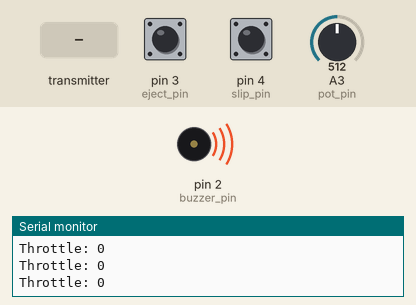
This sketch was run on a simulated Arduino Uno, built with avr-gcc and run on an emulated ATmega328P. On the bench: buzzer (waves = sounding), the last lines printed to the serial monitor. The test bench sets the inputs (shaded band); at power-on: pin 3 (eject_pin) HIGH, pin 4 (slip_pin) HIGH, A3 (pot_pin) = 512. No radio packets arrive unless stated.

Above: at 1.7 s.
1.8 s: the transmitter starts sending throttle = 1023
At 2.8 s:
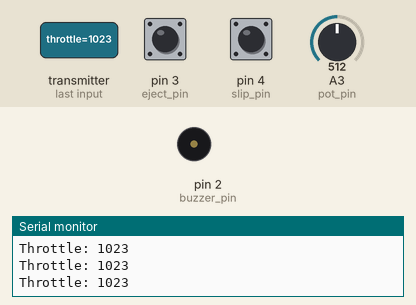
4.8 s: the transmitter starts sending throttle = 0
Timing chart, 0 to 7.8 s (numbered marks = the images above; inputs shaded):
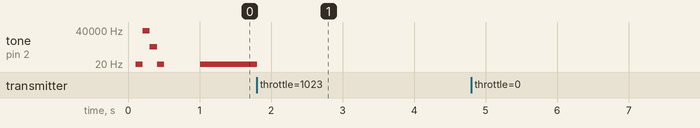

The sketch:

board_test_V3.ino
```cpp
#include<SPI.h>
#include<nRF24L01.h>
#include<RF24.h>

const uint64_t pipe[1]= {0xF0F0F0F0E1LL};
RF24 radio(9,10);

int pot_pin = A3;
byte slip_pin = 4;
byte eject_pin = 3;
byte buzzer_pin = 2;
int throttle;
unsigned long lastMsg;

struct boardData{
  long fl;
  long fr;
  long rl;
  long rr;
  byte slip;
  byte eject;
};

struct boardData data;


void setup(){
  Serial.begin(9600);
  radio.begin();
  delay(100);
  radio.setAutoAck(true);
  radio.enableAckPayload();
  radio.enableDynamicPayloads();
  radio.openReadingPipe(1,pipe[0]);
  radio.startListening();
  radio.setRetries(15,15);
  tone(buzzer_pin, 10);
  delay(100);
  tone(buzzer_pin, 100000);
  delay(100);
  tone(buzzer_pin, 1000);
  delay(100);
  tone(buzzer_pin, 10);
  delay(100);
  noTone(buzzer_pin);
  pinMode(slip_pin, INPUT_PULLUP);
  pinMode(eject_pin, INPUT_PULLUP);
  pinMode(buzzer_pin, OUTPUT);
}

void loop(){
  read_board_vals();
  read_remote_send_board();
  print_data();
}

void read_board_vals(){
  int val = analogRead(pot_pin);
  data.fl = 100+val;
  data.fr = 200+val;
  data.rl = 300+val;
  data.rr = 400+val;
  if(digitalRead(slip_pin)== 0){
  data.slip = 0;
  }
  else{
    data.slip = 1;
  }

  if(digitalRead(eject_pin)== 0){
  data.eject = 0;
  }
  else{
    data.eject = 1;
  }
}


void read_remote_send_board(){
    if (radio.available()){
    radio.writeAckPayload( 1, &data, sizeof(data) );
    radio.read( &throttle,sizeof(throttle) );
    lastMsg = millis();
    }

    if(millis() - lastMsg > 1000){tone(buzzer_pin, 10);}
    else{noTone(buzzer_pin);}

}

void print_data(){
    Serial.print("Throttle: ");
    Serial.println(throttle);
}
```

Measured:
- after the input at 1.8 s, tone on pin 2 (buzzer_pin): 10 Hz → silent at once
- by itself, tone on pin 2 (buzzer_pin): plays 10 Hz for 0.10 s, 34464 Hz for 0.10 s, 1000 Hz for 0.10 s, 10 Hz for 0.10 s, 10 Hz for 0.79 s
